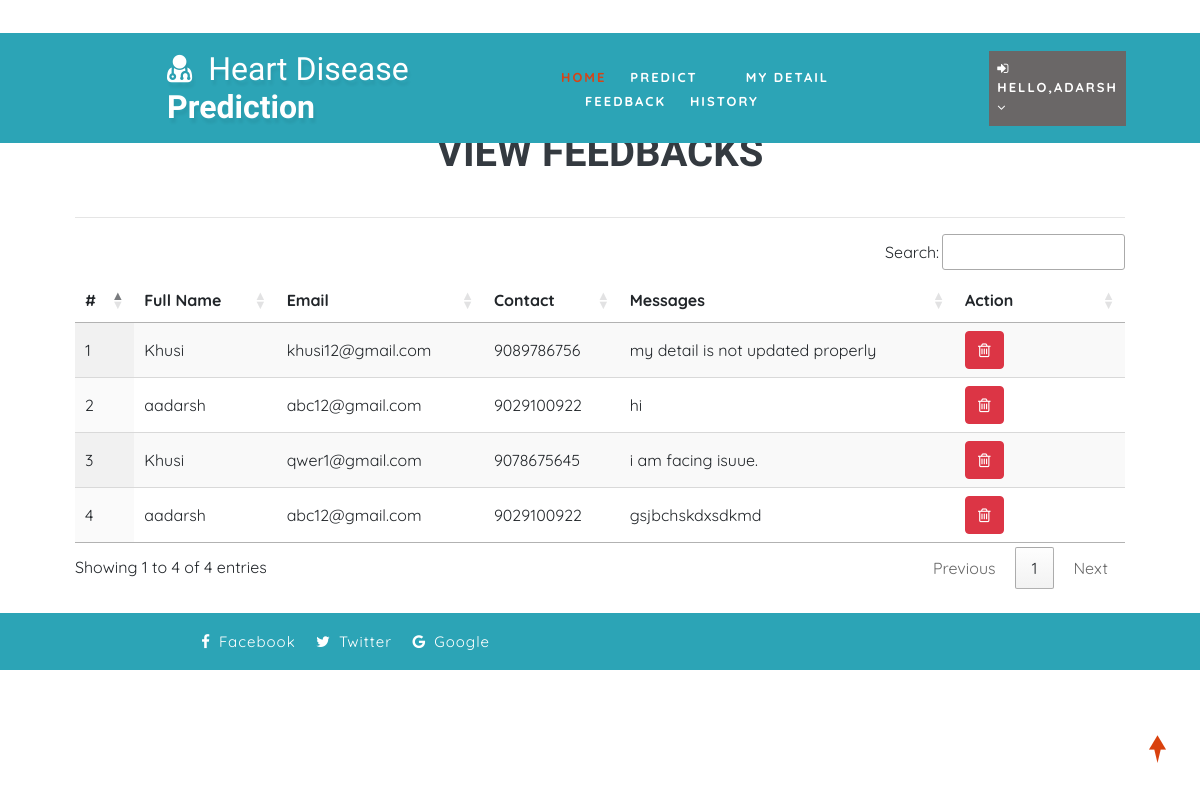
Screenshot of /view_feedback (signed in) with the database file from the repository.
### health/models.py (models this page shows, shortened)
class Feedback(models.Model):
    user = models.ForeignKey(User, on_delete=models.CASCADE, null=True)
    messages = models.TextField(null=True)
    date = models.DateField(auto_now=True)

class Patient(models.Model):
    user = models.ForeignKey(User, on_delete=models.CASCADE, null=True)
    contact = models.CharField(max_length=100, null=True)
    address = models.CharField(max_length=100, null=True)
    dob = models.DateField(null=True)
    image = models.FileField(null=True)

### health/views.py (the view)
# urls.py: path('view_feedback', View_Feedback,name="view_feedback"),
@login_required(login_url="login")
def View_Feedback(request):
    dis = Feedback.objects.all()
    d = {'dis':dis}
    return render(request,'view_feedback.html',d)

### health/templates/view_feedback.html
{% extends 'index.html' %}
{% load static %}
{% block body %}
<div class="container-fluid" style="width:90%;margin-top:8%">
                    <div class="container-fluid">
                        <h1 align="center" class="w3ls-title text-uppercase text-dark font-weight-bold">View Feedbacks</h1><br>
                         </div><hr>
                                <table id="example" class="display" style="width:100%">
                                  <thead>
                                    <tr>
                                      <th>#</th>
                                      <th>Full Name</th>
                                      <th>Email</th>
                                      <th>Contact</th>
                                      <th>Messages</th>
                                      <th>Action</th>
                                  </tr>
                              </thead>
                              <tbody>
                              {% for i in dis %}
                                <tr>
                                  <td>{{forloop.counter}}</td>
                                  <td>{{i.user.first_name}} {{i.user.user.last_name}}</td>
                                  <td>{{i.user.email}}</td>
                                  <td>{{i.user.patient_set.all.0.contact}}</td>
                                  <td>{{i.messages}}</td>
                                  <td style="width:150px">
                                      <a href="{% url 'delete_feedback' i.id %}" ><button class="btn btn-danger" onclick="return confirm('Are you sure?')"><i class="fa fa-trash-o"></i></button></a></td>
                              </tr>
                              {% endfor %}
                          </tbody>
                      </table>
                  </div>
{% endblock %}

### health/templates/index.html (shortened to what this page needs)
<!DOCTYPE html>
{% load static %}
<html lang="zxx">
<head>
	<link rel="stylesheet" href="{% static 'css/bootstrap.css' %}">
	<link href="{% static 'css/css_slider.css' %}" type="text/css" rel="stylesheet" media="all">
	<link rel="stylesheet" href="{% static 'css/style.css' %}" type="text/css" media="all" />
	<link href="{% static 'css/font-awesome.min.css' %}" rel="stylesheet">
<link rel='stylesheet' type='text/css' href="https://cdn.datatables.net/1.10.21/css/jquery.dataTables.min.css">
<link rel='stylesheet' type='text/css' href="https://cdn.datatables.net/buttons/1.6.2/css/buttons.dataTables.min.css">
</head>
<body>
	<div id="home" style="margin-bottom:2%">
		<header>
			<div class="top-bar py-3">
				<div class="container">
					<div class="row">
						<div class="col-xl-7 col-lg-6 col-md-4 top-social-agile text-md-right text-center mt-md-0 mt-2">
							<div class="row">
								<div class="col-xl-3 col-lg-4 col-6 top-w3layouts p-md-0 text-right">
								</div>
								<div class="col-xl-3 col-lg-4 col-6 header-w3layouts text-md-right text-left">
								</div>
							</div>
						</div>
					</div>
				</div>
			</div>
		</header>
		<div class="main-top" style="background:rgb(44, 164, 182)">
			<div class="container-fluid">
				<div class="header d-md-flex justify-content-between align-items-center py-3">
					<div id="logo" style="margin-left:13%">
						<h1>
							<a href="index.html">
								<span class="fa fa-user-md mr-2"></span>
								<span class="logo-sp">Heart Disease</span> Prediction
							</a>
						</h1>
					</div>
					{% if request.user.is_staff %}
					<div class="nav_w3ls" style="margin-right:4%">
						<nav>
							<label for="drop1" class="toggle">Menu</label>
							<input type="checkbox" id="drop1" />
							<ul class="menu" style="padding:15px;width:100%">
								<li class="mx-lg-4 mx-md-3 my-md-0 my-2"><a href="{% url 'admin_home' %}" >Home</a></li>
								<li>
									<label for="drop-2" class="toggle toogle-2"> <span class="fa fa-angle-down" aria-hidden="true"></span>
									</label>
									<a href="#"> Doctor <span class="fa fa-angle-down" aria-hidden="true"></span></a>
									<ul style="margin-top:2%;width:40%;margin-right:0%">
										<li style="width:100%;"><a href="/add_doctor" class="drop-text">Add Doctor</a></li>
										<li style="width:100%;"><a href="/view_doctor" class="drop-text">View Doctor</a></li>
									</ul>
								</li>
								<li class="mx-lg-4 mx-md-3 my-md-0 my-2"><a href="/view_patient">Patient</a></li>
								<li class="mx-lg-4 mx-md-3 my-md-0 my-2">
									<a href="/view_search_pat">Searched Data</a></li>
								<li><a href="/view_feedback">Feedback</a></li>
							</ul>
						</nav>
					</div>
					<div class="nav_w3ls" style="margin-right:3%">
						<nav>
							<label for="drop2" class="toggle">Menu</label>
							<input type="checkbox" id="drop2" />
							<ul class="menu">
								<li class="mx-lg-4 mx-md-3 my-md-0 my-2" style="background:red;padding:8px">
									<label for="drop-2" class="toggle toogle-2"> <span class="fa fa-angle-down" aria-hidden="true"></span>
									</label>
									<a href="#"><i class="fa fa-user"></i> {{request.user.username}} <span class="fa fa-angle-down" aria-hidden="true"></span></a>
									<ul style="margin-top:10%;width:80%;margin-right:5%">
										<li style="width:100%;"><a href="{% url 'change_password' %}" class="drop-text">Password</a></li>
										<li style="width:100%;"><a href="{% url 'logout' %}" class="drop-text">Logout</a></li>
									</ul>
								</li>
							</ul>
						</nav>
					</div>
					{% elif request.user.patient_set.all.0 %}
					<div class="nav_w3ls" style="margin-left:5%;font-weight:bold">
						<nav>
							<ul class="menu" style="padding:15px;width:100%">
								<li><a href="{% url 'patient_home' %}" class="active">Home</a></li>
								<li class="mx-lg-4 mx-md-3 my-md-0 my-2"><a href="/add_heartdetail">Predict</a></li>
								<li class="mx-lg-4 mx-md-3 my-md-0 my-2"><a href="/profile_doctor">My Detail</a></li>
								<li class="mx-lg-4 mx-md-3 my-md-0 my-2"><a href="/sent_feedback">Feedback</a></li>
								<li><a href="/view_search_pat">History</a></li>
							</ul>
						</nav>
					</div>
					<div class="nav_w3ls" style="margin-right:3%">
						<nav>
							<ul class="menu">
								<li class="mx-lg-4 mx-md-3 my-md-0 my-2" style="background:#6a6767;padding:8px">
									<a href="#"><i class="fa fa-sign-in"></i> Hello,{{request.user.username}} <span class="fa fa-angle-down" aria-hidden="true"></span></a>
								</li>
							</ul>
						</nav>
					</div>
					{% endif %}
				</div>
			</div>
		</div>
		{% block body %}
		{% endblock %}
	</div>
	<div class="copy-w3pvt" style="background:rgb(44, 164, 182);color:white">
		<div class="container py-3">
			<div class="row">
				<div class="col-lg-5 w3ls_footer_grid_left1_pos text-lg-right text-center mt-lg-0 mt-2">
					<ul style="color:white">
						<li>
							<a href="#" style="color:white" class="facebook">
								<span class="fa fa-facebook-f mr-2"></span>Facebook</a>
						</li>
						<li class="mx-3">
							<a href="#" style="color:white" class="twitter">
								<span class="fa fa-twitter mr-2"></span>Twitter</a>
						</li>
						<li>
							<a href="#" style="color:white" class="google">
								<span class="fa fa-google mr-2"></span>Google</a>
						</li>
					</ul>
				</div>
			</div>
		</div>
	</div>
	<a href="#home" style="color:white" class="move-top text-center"></a>
</body>
</html>

### health/static/css/style.css (style rules this page uses)
body { padding: 0; margin: 0; background: #FFF; font-family: 'Quicksand', sans-serif; }
body a, body button { transition: 0.5s all; -webkit-transition: 0.5s all; -moz-transition: 0.5s all; -o-transition: 0.5s all; -ms-transition: 0.5s all; text-decoration: none; }
html { scroll-behavior: smooth; }
h1, h2, h3, h4, h5, h6 { margin: 0; padding: 0; font-family: 'Mukta', sans-serif; }
ul, ol { margin: 0; padding: 0; }
a.move-top { width: 34px; height: 34px; background: url(../images/move-top.png) no-repeat; display: inline-block; position: fixed; bottom: 4%; right: 2%; z-index: 0; }
#home { position: relative; }
.main-top { position: absolute; z-index: 999; width: 100%; background: rgba(0, 0, 0, 0.4); }
nav { margin: 0; padding: 0; }
#logo a { float: left; display: initial; font-weight: 700; font-size: 32px; color: #fff; text-shadow: 2px 5px 3px rgba(0, 0, 0, 0.06); padding: 0; }
span.logo-sp { font-weight: 100; }
nav:after { content: ""; display: table; clear: both; }
nav ul { float: right; padding: 0; margin: 0; list-style: none; position: relative; }
nav ul li { margin: 0px; display: inline-block; float: left; }
nav a { padding: 0; color: #fff; font-size: 13px; letter-spacing: 2px; font-weight: 700; text-transform: uppercase; display: inline-block; transition: 0.5s all; -webkit-transition: 0.5s all; -moz-transition: 0.5s all; -o-transition: 0.5s all; -ms-transition: 0.5s all; }
.menu li a.active, .menu li a:hover { color: #2196f3; transition: 0.5s all; -webkit-transition: 0.5s all; -moz-transition: 0.5s all; -o-transition: 0.5s all; -ms-transition: 0.5s all; color: #d84315; }
li>a:only-child:after { content: ''; }
.w3ls_footer_grid_left1_pos ul li, ul.list-part li { display: inline-block; }
.w3ls_footer_grid_left1_pos ul li a { color: #000; text-decoration: none; letter-spacing: 1px; font-size: 15px; }

### rows the page displays
Feedback: user.first_name "Khusi", user.email "khusi12@gmail.com", user.patient_set.all.0.contact "9089786756", messages "my detail is not updated properly"
Feedback: user.first_name "aadarsh", user.email "abc12@gmail.com", user.patient_set.all.0.contact "9029100922", messages "hi"
Feedback: user.first_name "Khusi", user.email "qwer1@gmail.com", user.patient_set.all.0.contact "9078675645", messages "i am facing isuue."
Feedback: user.first_name "aadarsh", user.email "abc12@gmail.com", user.patient_set.all.0.contact "9029100922", messages "gsjbchskdxsdkmd"

### other values shown
{{ request.user.username }} "ADARSH"
